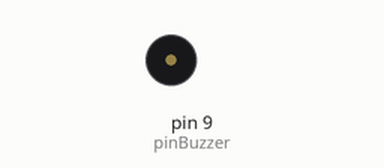
This sketch was run on a simulated Arduino Nano, built with avr-gcc and run on an emulated ATmega328P. On the bench: buzzer (waves = sounding).

Above: at 0.1 s.
At 40.4 s:
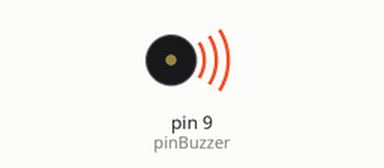
Timing chart, 0 to 44.1 s (numbered marks = the images above):
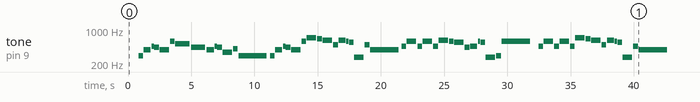

The sketch:

Q1101-Sketch3.ino
```cpp
/*
  Hedwig's theme - Harry Potter
  Connect a piezo buzzer or speaker to pin 11 or select a new pin.
  More songs available at https://github.com/robsoncouto/arduino-songs

                                              Robson Couto, 2019
*/
#include "notas.h"

// change this to make the song slower or faster
int tempo = 144;

// change this to whichever pin you want to use
int pinBuzzer = 9;

// notes of the moledy followed by the duration.
// a 4 means a quarter note, 8 an eighteenth , 16 sixteenth, so on
// !!negative numbers are used to represent dotted notes,
// so -4 means a dotted quarter note, that is, a quarter plus an eighteenth!!
int melody[] = {


  // Hedwig's theme fromn the Harry Potter Movies
  // Socre from https://musescore.com/user/3811306/scores/4906610

  REST, 2, D4, 4,
  G4, -4, AS4, 8, A4, 4,
  G4, 2, D5, 4,
  C5, -2,
  A4, -2,
  G4, -4, AS4, 8, A4, 4,
  F4, 2, GS4, 4,
  D4, -1,
  D4, 4,

  G4, -4, AS4, 8, A4, 4, //10
  G4, 2, D5, 4,
  F5, 2, E5, 4,
  DS5, 2, B4, 4,
  DS5, -4, D5, 8, CS5, 4,
  CS4, 2, B4, 4,
  G4, -1,
  AS4, 4,

  D5, 2, AS4, 4,//18
  D5, 2, AS4, 4,
  DS5, 2, D5, 4,
  CS5, 2, A4, 4,
  AS4, -4, D5, 8, CS5, 4,
  CS4, 2, D4, 4,
  D5, -1,
  REST,4, AS4,4,

  D5, 2, AS4, 4,//26
  D5, 2, AS4, 4,
  F5, 2, E5, 4,
  DS5, 2, B4, 4,
  DS5, -4, D5, 8, CS5, 4,
  CS4, 2, AS4, 4,
  G4, -1,

};

// sizeof gives the number of bytes, each int value is composed of two bytes (16 bits)
// there are two values per note (pitch and duration), so for each note there are four bytes
int notes = sizeof(melody) / sizeof(melody[0]) / 2;

// this calculates the duration of a whole note in ms (60s/tempo)*4 beats
int wholenote = (60000 * 4) / tempo;

int divider = 0, noteDuration = 0;

void setup() {
  // iterate over the notes of the melody.
  // Remember, the array is twice the number of notes (notes + durations)
  for (int thisNote = 0; thisNote < notes * 2; thisNote = thisNote + 2) {

    // calculates the duration of each note
    divider = melody[thisNote + 1];
    if (divider > 0) {
      // regular note, just proceed
      noteDuration = (wholenote) / divider;
    } else if (divider < 0) {
      // dotted notes are represented with negative durations!!
      noteDuration = (wholenote) / abs(divider);
      noteDuration *= 1.5; // increases the duration in half for dotted notes
    }

    // we only play the note for 90% of the duration, leaving 10% as a pause
    tone(pinBuzzer, melody[thisNote], noteDuration*0.9);

    // Wait for the specief duration before playing the next note.
    delay(noteDuration);

    // stop the waveform generation before the next note.
    noTone(pinBuzzer);
  }
}

void loop() {
  // no need to repeat the melody.
}
```

notas.h
```cpp
#define REST 0
#define B0 31
#define C1 33
#define CS1 35
#define D1 37
#define DS1 39
#define E1 41
#define F1 44
#define FS1 46
#define G1 49
#define GS1 52
#define A1 55
#define AS1 58
#define B1 62
#define C2 65
#define CS2 69
#define D2 73
#define DS2 78
#define E2 82
#define F2 87
#define FS2 93
#define G2 98
#define GS2 104
#define A2 110
#define AS2 117
#define B2 123
#define C3 131
#define CS3 139
#define D3 147
#define DS3 156
#define E3 165
#define F3 175
#define FS3 185
#define G3 196
#define GS3 208
#define A3 220
#define AS3 233
#define B3 247
#define C4 262
#define CS4 277
#define D4 294
#define DS4 311
#define E4 330
#define F4 349
#define FS4 370
#define G4 392
#define GS4 415
#define A4 440
#define AS4 466
#define B4 494
#define C5 523
#define CS5 554
#define D5 587
#define DS5 622
#define E5 659
#define F5 698
#define FS5 740
#define G5 784
#define GS5 831
#define A5 880
#define AS5 932
#define B5 988
#define C6 1047
#define CS6 1109
#define D6 1175
#define DS6 1245
#define E6 1319
#define F6 1397
#define FS6 1480
#define G6 1568
#define GS6 1661
#define A6 1760
#define AS6 1865
#define B6 1976
#define C7 2093
#define CS7 2217
#define D7 2349
#define DS7 2489
#define E7 2637
#define F7 2794
#define FS7 2960
#define G7 3136
#define GS7 3322
#define A7 3520
#define AS7 3729
#define B7 3951
#define C8 4186
#define CS8 4435
#define D8 4699
#define DS8 4978

#define WHOLE 1
#define HALF 0.5
#define QUARTER 0.25
#define EIGHTH 0.125
#define SIXTEENTH 0.0625
```
